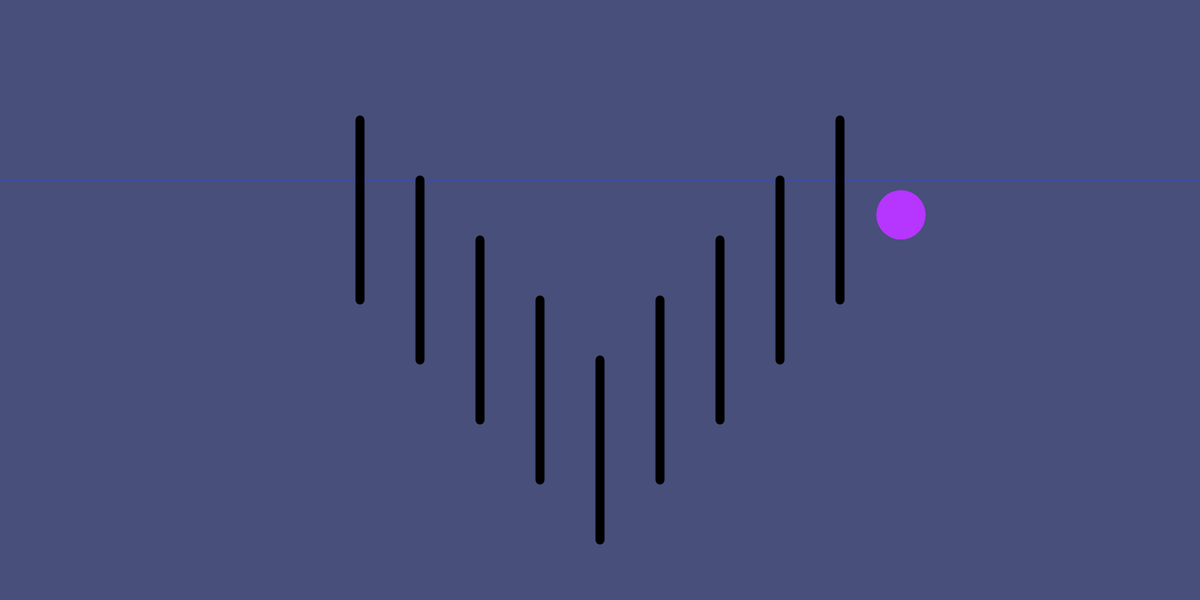
Frame 1 (no input)
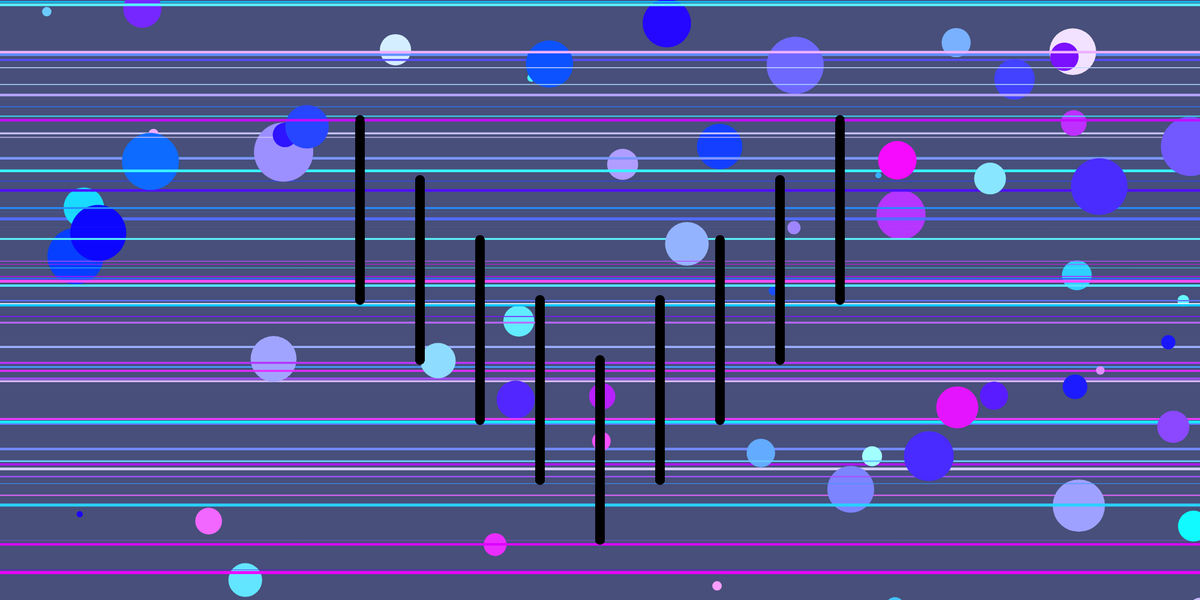
Frame 60 (no input)
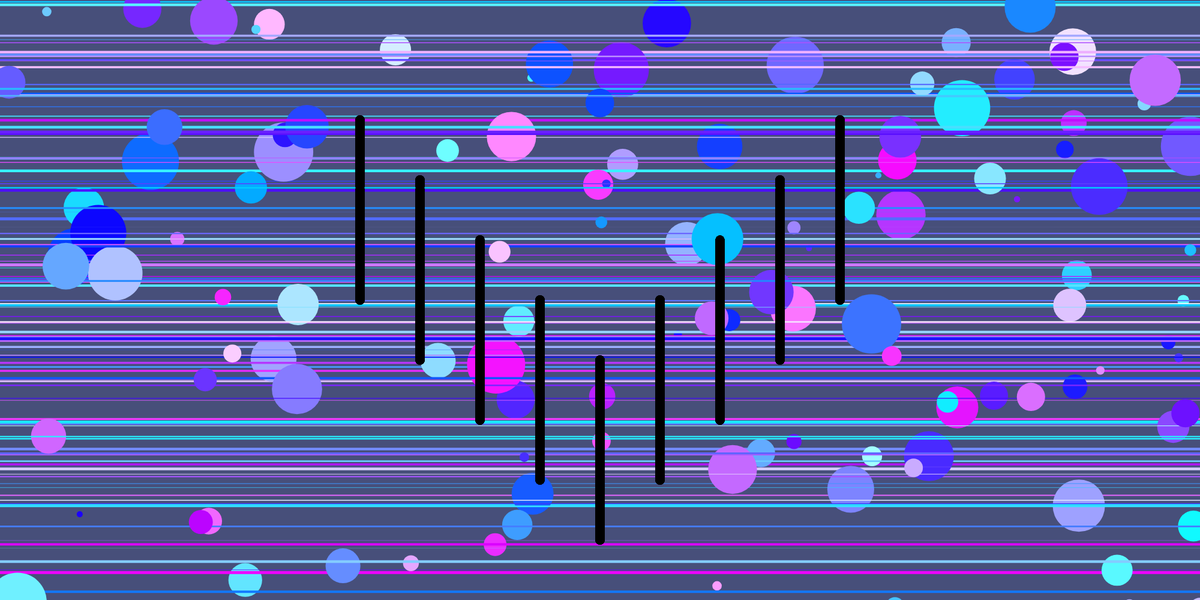
Frame 120 (the mouse pressed at the canvas centre since frame 60)

The p5.js sketch that drew these frames (run headless with seeded random() and noise() and a simulated clock; from frame 60 on, the mouse is pressed at the canvas centre):

// p5.js sketch
// ── sketch.js
function setup() {
  createCanvas(2000, 1000);
  background('#474F7A');
}
function draw() {
  strokeWeight(0);
  stroke(0);
  fill(random(255),random(255),255);
  circle(random(10,windowWidth), random(10,windowHeight), random(10,100));
  let unRandom = random(windowHeight)
  strokeWeight(random(0,5));
  stroke(random(255),random(255),255);
  line(0, unRandom, windowWidth, unRandom);

  strokeWeight(15);
  stroke(0)
  line(600, 200, 600, 500);
  line(700, 300, 700, 600);
  line(800, 400, 800, 700);
  line(900, 500, 900, 800);
  line(1000, 600, 1000, 900);
  line(1100, 500, 1100, 800);
  line(1200, 400, 1200, 700);
  line(1300, 300, 1300, 600);
  line(1400, 200, 1400, 500);

}
//1854
//1065
